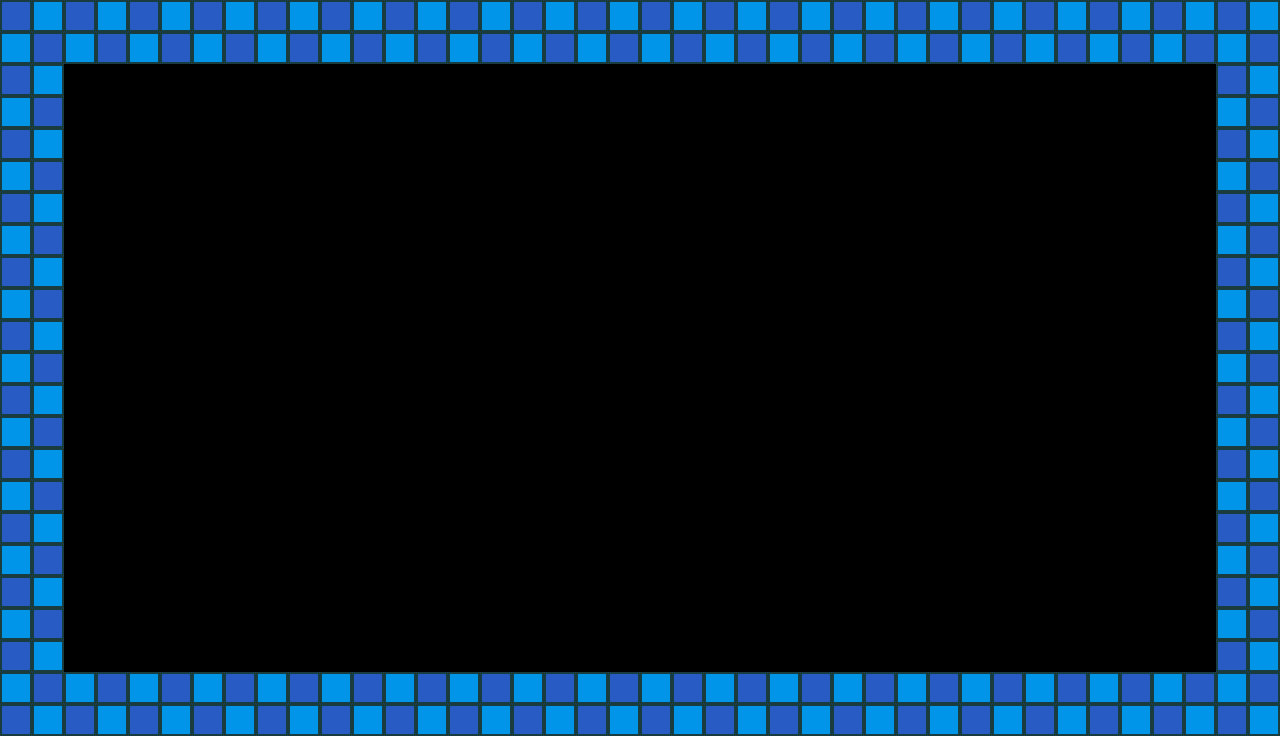

Rendered tile map (Tiled .tmx) drawn with the repository's tilesets; below, a short description and the full map source, tile grids included:
An orthogonal 40x23 tile map with 32x32 px tiles, 1 tile layer (collision).

<map version="1.10" tiledversion="1.12.2" orientation="orthogonal" renderorder="right-down" width="40" height="23" tilewidth="32" tileheight="32" infinite="0" nextlayerid="2" nextobjectid="1">
 <tileset firstgid="1" source="TempTiles.tsx" />
 <layer id="1" name="collision" width="40" height="23">
  <data encoding="csv">
2,1,2,1,2,1,2,1,2,1,2,1,2,1,2,1,2,1,2,1,2,1,2,1,2,1,2,1,2,1,2,1,2,1,2,1,2,1,2,1,
1,2,1,2,1,2,1,2,1,2,1,2,1,2,1,2,1,2,1,2,1,2,1,2,1,2,1,2,1,2,1,2,1,2,1,2,1,2,1,2,
2,1,0,0,0,0,0,0,0,0,0,0,0,0,0,0,0,0,0,0,0,0,0,0,0,0,0,0,0,0,0,0,0,0,0,0,0,0,2,1,
1,2,0,0,0,0,0,0,0,0,0,0,0,0,0,0,0,0,0,0,0,0,0,0,0,0,0,0,0,0,0,0,0,0,0,0,0,0,1,2,
2,1,0,0,0,0,0,0,0,0,0,0,0,0,0,0,0,0,0,0,0,0,0,0,0,0,0,0,0,0,0,0,0,0,0,0,0,0,2,1,
1,2,0,0,0,0,0,0,0,0,0,0,0,0,0,0,0,0,0,0,0,0,0,0,0,0,0,0,0,0,0,0,0,0,0,0,0,0,1,2,
2,1,0,0,0,0,0,0,0,0,0,0,0,0,0,0,0,0,0,0,0,0,0,0,0,0,0,0,0,0,0,0,0,0,0,0,0,0,2,1,
1,2,0,0,0,0,0,0,0,0,0,0,0,0,0,0,0,0,0,0,0,0,0,0,0,0,0,0,0,0,0,0,0,0,0,0,0,0,1,2,
2,1,0,0,0,0,0,0,0,0,0,0,0,0,0,0,0,0,0,0,0,0,0,0,0,0,0,0,0,0,0,0,0,0,0,0,0,0,2,1,
1,2,0,0,0,0,0,0,0,0,0,0,0,0,0,0,0,0,0,0,0,0,0,0,0,0,0,0,0,0,0,0,0,0,0,0,0,0,1,2,
2,1,0,0,0,0,0,0,0,0,0,0,0,0,0,0,0,0,0,0,0,0,0,0,0,0,0,0,0,0,0,0,0,0,0,0,0,0,2,1,
1,2,0,0,0,0,0,0,0,0,0,0,0,0,0,0,0,0,0,0,0,0,0,0,0,0,0,0,0,0,0,0,0,0,0,0,0,0,1,2,
2,1,0,0,0,0,0,0,0,0,0,0,0,0,0,0,0,0,0,0,0,0,0,0,0,0,0,0,0,0,0,0,0,0,0,0,0,0,2,1,
1,2,0,0,0,0,0,0,0,0,0,0,0,0,0,0,0,0,0,0,0,0,0,0,0,0,0,0,0,0,0,0,0,0,0,0,0,0,1,2,
2,1,0,0,0,0,0,0,0,0,0,0,0,0,0,0,0,0,0,0,0,0,0,0,0,0,0,0,0,0,0,0,0,0,0,0,0,0,2,1,
1,2,0,0,0,0,0,0,0,0,0,0,0,0,0,0,0,0,0,0,0,0,0,0,0,0,0,0,0,0,0,0,0,0,0,0,0,0,1,2,
2,1,0,0,0,0,0,0,0,0,0,0,0,0,0,0,0,0,0,0,0,0,0,0,0,0,0,0,0,0,0,0,0,0,0,0,0,0,2,1,
1,2,0,0,0,0,0,0,0,0,0,0,0,0,0,0,0,0,0,0,0,0,0,0,0,0,0,0,0,0,0,0,0,0,0,0,0,0,1,2,
2,1,0,0,0,0,0,0,0,0,0,0,0,0,0,0,0,0,0,0,0,0,0,0,0,0,0,0,0,0,0,0,0,0,0,0,0,0,2,1,
1,2,0,0,0,0,0,0,0,0,0,0,0,0,0,0,0,0,0,0,0,0,0,0,0,0,0,0,0,0,0,0,0,0,0,0,0,0,1,2,
2,1,0,0,0,0,0,0,0,0,0,0,0,0,0,0,0,0,0,0,0,0,0,0,0,0,0,0,0,0,0,0,0,0,0,0,0,0,2,1,
1,2,1,2,1,2,1,2,1,2,1,2,1,2,1,2,1,2,1,2,1,2,1,2,1,2,1,2,1,2,1,2,1,2,1,2,1,2,1,2,
2,1,2,1,2,1,2,1,2,1,2,1,2,1,2,1,2,1,2,1,2,1,2,1,2,1,2,1,2,1,2,1,2,1,2,1,2,1,2,1
</data>
 </layer>
</map>
